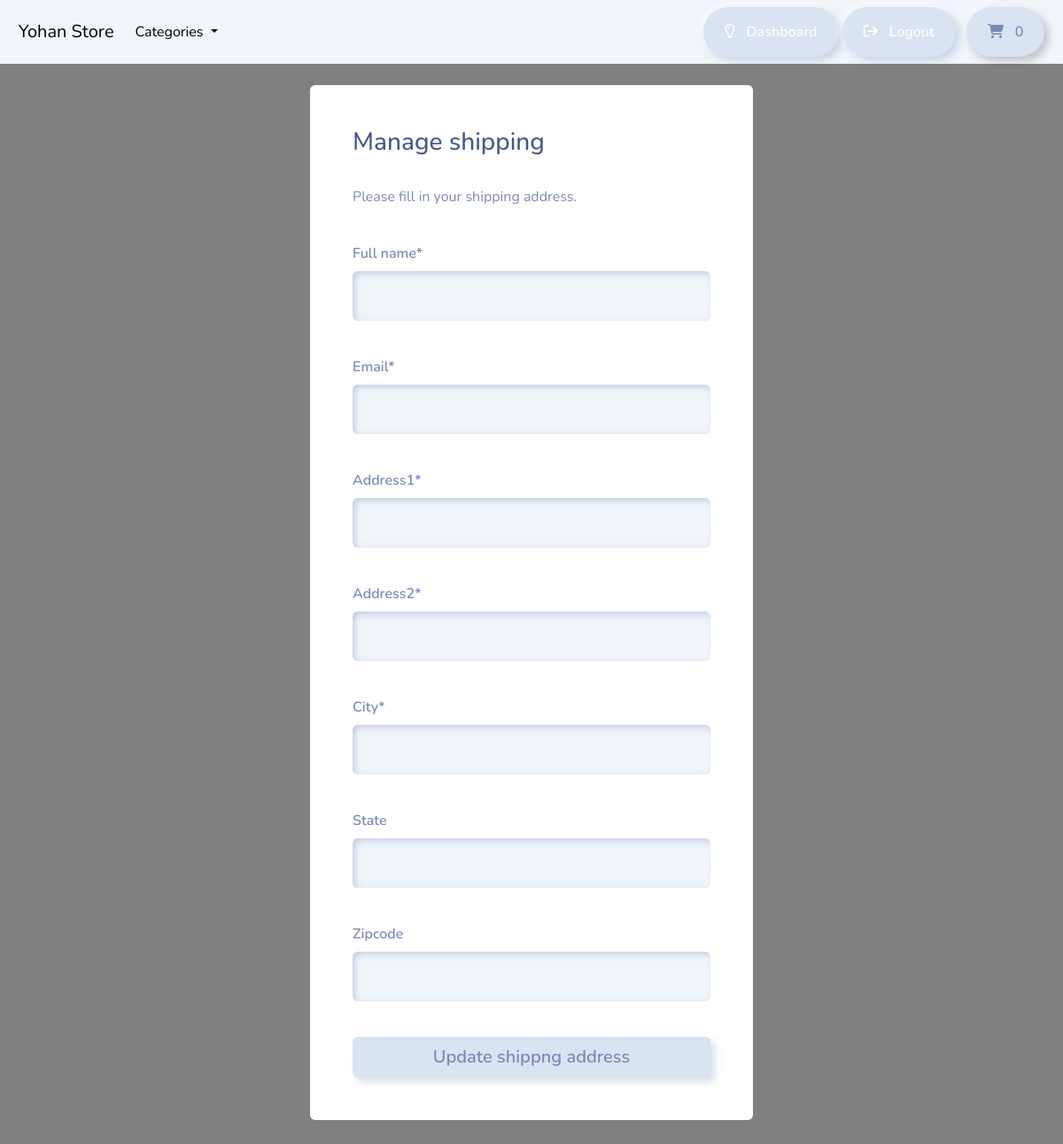
The page /account/manage-shipping (signed in) on the database as committed earlier.
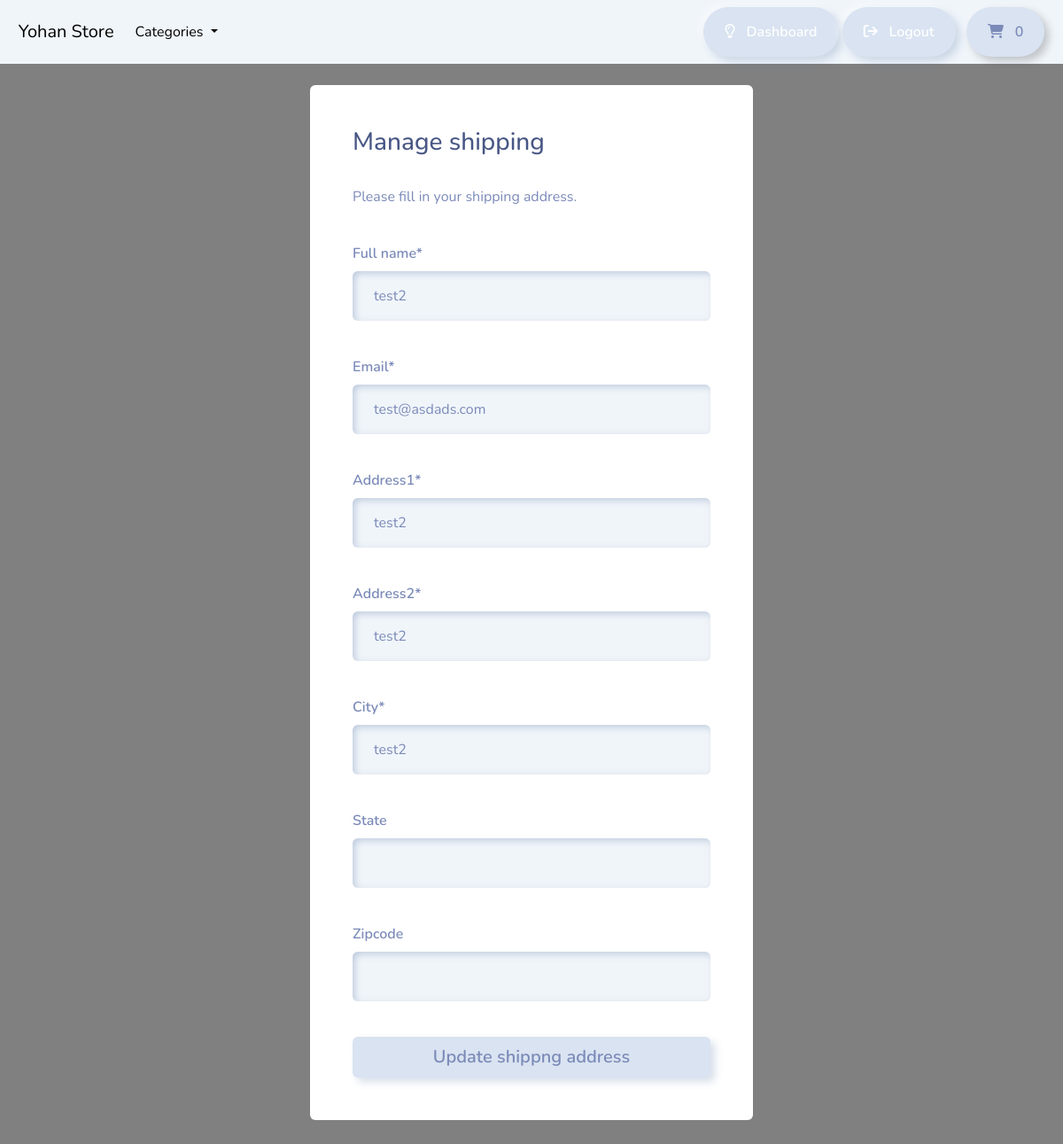
The same page on the database as committed later.
### payment/models.py (models this page shows, shortened)
class ShippingAddress(models.Model):
    full_name = models.CharField(max_length=300)
    email = models.EmailField(max_length=255)
    address1 = models.CharField(max_length=300)
    address2 = models.CharField(max_length=300)
    city = models.CharField(max_length=255)
    state = models.CharField(max_length=255, null=True, blank=True)
    zipcode = models.CharField(max_length=255, null=True, blank=True)
    user = models.ForeignKey(User, on_delete=models.CASCADE, null=True, blank=True)
    class Meta:
        verbose_name_plural = 'Shipping Address'

### account/views.py (the view, shortened to what this page needs)
# urls.py: path('manage-shipping', views.manage_shipping, name='manage-shipping'),
@login_required(login_url='my-login')
def manage_shipping(request):
    try:
        shipping = ShippingAddress.objects.get(user=request.user.id)
    except ShippingAddress.DoesNotExist:
        shipping = None
    form = ShippingForm(instance=shipping)
    context = {'form':form}
    return render(request, 'account/manage-shipping.html', context=context)

### payment/forms.py
class ShippingForm(forms.ModelForm):
    class Meta:
        model = ShippingAddress
        fields = ['full_name', 'email', 'address1', 'address2', 'city', 'state','zipcode']
        exclude = ['user',]

### cart/cart.py (called while the page is built)
    def __len__(self):
        try:
            return sum(item['qty'] for item in self.cart.values())
        except:
            return 0

### cart/context_processors.py (called while the page is built)
def cart(request):
    return {'cart': Cart(request)}

### store/models.py (called while the page is built)
    def get_absolute_url(self):
        return reverse("list-category", args=[self.slug])

### store/views.py (called while the page is built)
def categories(request):
    all_categories = Category.objects.all()
    return {'all_categories': all_categories} # key/value

### account/templates/account/manage-shipping.html (shortened to what this page needs)
{% include 'store/base.html' %}
{% load static %}
{% load crispy_forms_tags %}
{% block content %}
    <body>
        <br>
        <div class = 'container bg-white shadow-md p-5 form-layout rounded' >
            <h3> Manage shipping</h3>
            <p> Please fill in your shipping address. </p>
            <br>
            <form method="POST" autocomplate="off">
                {{form.full_name|as_crispy_field}}
                <br>
                {{form.email|as_crispy_field}}
                <br>
                {{form.address1|as_crispy_field}}
                <br>
                {{form.address2|as_crispy_field}}
                <br>
                {{form.city|as_crispy_field}}
                <br>
                {{form.state|as_crispy_field}}
                <br>
                {{form.zipcode|as_crispy_field}}
                <br>
                <button type='submit' class='btn btn-primary btn-lg w-100 btn-block p-2 rounded'> Update shippng address</button>
            </form>
        </div>
<br> <br>
    </body>
{% endblock content %}

### store/templates/store/base.html (shortened to what this page needs)
{% load static %}
<!DOCTYPE html>
<html>
    <head>
        <link rel="stylesheet" href="https://bootswatch.com/5/morph/bootstrap.min.css">
        <link rel="stylesheet" href="https://cdnjs.cloudflare.com/ajax/libs/font-awesome/6.2.1/css/all.min.css">
        <link rel="stylesheet" href="{% static 'css/styles.css' %}">
    </head>
    <nav class="navbar navbar-expand-lg navbar-light bg-light">
        <a class="navbar-brand main-heading text-black" href="{% url 'store' %}">
        &nbsp; &nbsp; Yohan Store
        </a>
        <div class="collapse navbar-collapse" id="navbarCollapse">
            <ul class="navbar-nav me-auto mb-2 mb-md-0">
                <li class="nav-item dropdown">
                    <a class="nav-link dropdown-toggle text-black" href="#" id="navbarDropdown" role="button"
                    data-bs-toggle="dropdown" aria-expanded="false">
                        Categories
                    </a>
                </li>
            </ul>
        </div>
        <div class="collapse navbar-collapse text-center" id="navbarNavDropdown">
            <ul class="navbar-nav ms-auto">
                {% if user.is_authenticated %}
                    <li class="nav-item">
                        <a class="btn btn-alert navbar-btn text-white" type="button"  href="{% url 'dashboard' %}">
                            <i class="fa-regular fa-lightbulb"></i> &nbsp; Dashboard </a>
                    </li>
                    <li class="nav-item">
                        <a class="btn btn-alert navbar-btn text-white" type="button"  href="{% url 'user-logout' %}"> <i class="fa-solid fa-arrow-right-from-bracket"></i>  &nbsp; Logout </a>
                    </li>
                {% endif %}
                <li class="nav-item">
                    <a type="button" role="button" href="{% url 'cart-summary' %}" class="btn btn-outline-secondary">
                        <i class="fa fa-shopping-cart" aria-hidden="true"> </i>
                        <div id="cart-qty" class='d-inline-flex '>
                            {% with qty_amount=cart|length %}
                                {% if qty_amount > 0 %}
                                    {{ qty_amount }}
                                {% else %}
                                        0
                                {% endif %}
                            {% endwith %}
                        </div>
                    </a>
                </li>
            </ul>
        </div>
    </nav>
    <body>
    </body>
</html>

### static/css/styles.css (style rules this page uses)
.form-layout { border-radius: 20px; width: 500px; }

### account/templates/account/manage-shipping.html (style rules this page uses)
body { background-color: gray; }

Rows that differ between the two databases and show on the page:
added ShippingAddress: full_name "test2", email "test@asdads.com", address1 "test2", address2 "test2", city "test2"
